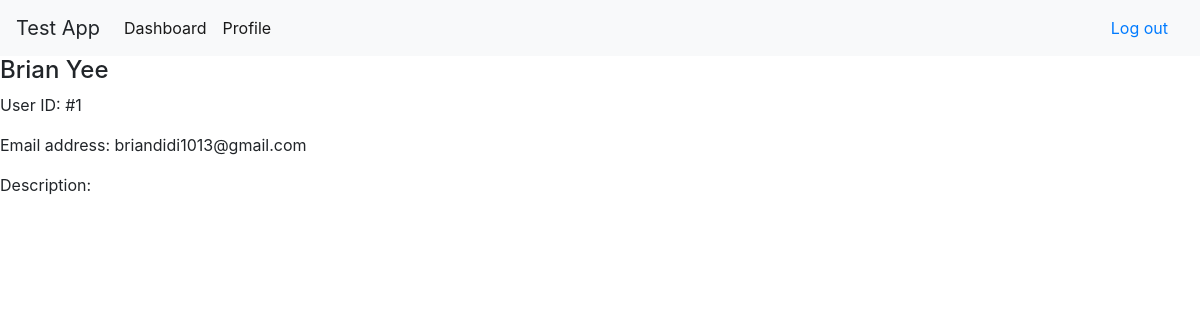
Screenshot of /users/show/1 (signed in) with the database file from the repository.
### user/models.py (models this page shows)
class User(models.Model):
    user_level = models.IntegerField()
    email = models.CharField(max_length=255)
    first_name = models.CharField(max_length=50)
    last_name = models.CharField(max_length=50)
    password = models.CharField(max_length=60)
    description = models.TextField()
    created_at = models.DateTimeField(auto_now_add=True)
    updated_at = models.DateTimeField(auto_now=True)
    objects = UserManager()

### user/views.py (the view)
# urls.py: path('users/show/<int:user_id>', views.show),
def show(request, user_id):
    user = User.objects.get(id=user_id)
    account = User.objects.get(id=request.session['user_id'])
    context = {
        'user': user,
        'account': account,
    }
    return render(request, 'profile.html', context)

### user/templates/profile.html (shortened to what this page needs)
<!DOCTYPE html>
<html>
    <head>
        <link rel="stylesheet" href="https://stackpath.bootstrapcdn.com/bootstrap/4.3.1/css/bootstrap.min.css">
    </head>
    <body>
        <nav class="navbar navbar-expand-lg navbar-light bg-light">
            <a class="navbar-brand" >Test App</a>
            <div class="collapse navbar-collapse" id="navbarSupportedContent">
                <ul class="navbar-nav mr-auto">
                    <li class="nav-item active">
                        <a class="nav-link" href="/check_admin">Dashboard <span class="sr-only">(current)</span></a>
                    </li>
                    <li class="nav-item active">
                        <a class="nav-link" href="/users/edit">Profile <span class="sr-only">(current)</span></a>
                    </li>
                </ul>
                <form class="form-inline my-2 my-lg-0">
                    <a class="nav-link" href="/logout"> Log out <span class="sr-only">(current)</span></a>
                </form>
            </div>
        </nav>
        <h4>{{user.first_name}} {{user.last_name}}</h4>
        <p>User ID: #{{user.id}}</p>
        <p>Email address: {{user.email}}</p>
        <p>Description: {{user.description}}</p>
    </body>
</html>

### rows the page displays
User: first_name "Brian", last_name "Yee", id "1", email "briandidi1013@gmail.com"
